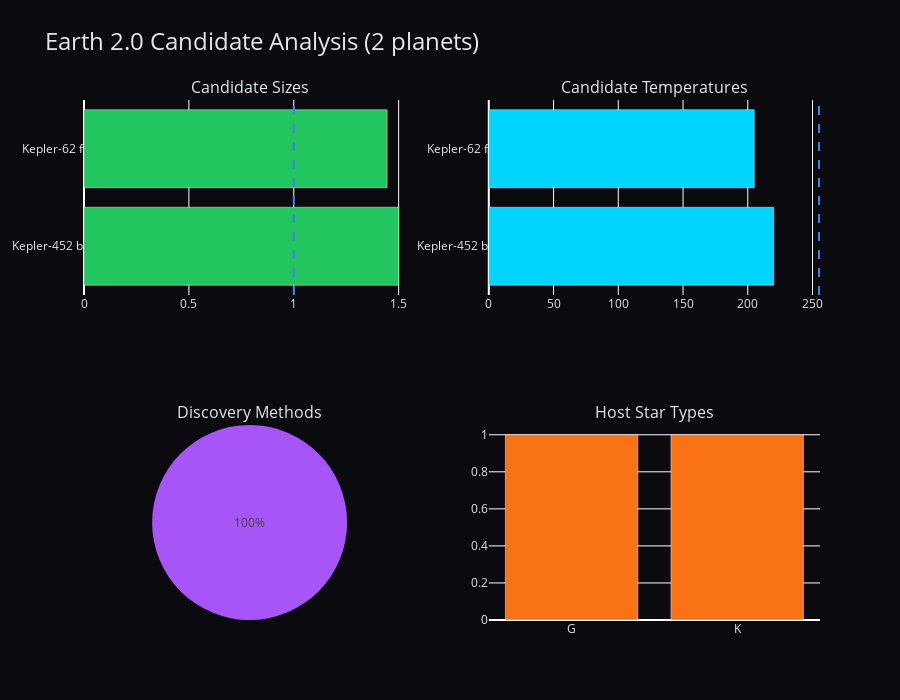

Notebook code cell kept with this figure:
### Code cell
# Visualization 5: Candidate profiles

candidates = earth_candidates[['pl_name', 'pl_rade', 'pl_eqt', 'st_spectype', 
                                   'sy_dist', 'disc_year', 'discoverymethod']].copy()

fig = make_subplots(rows=2, cols=2, 
                    specs=[[{"type": "bar"}, {"type": "bar"}],
                           [{"type": "pie"}, {"type": "bar"}]],
                    subplot_titles=("Candidate Sizes", "Candidate Temperatures",
                                   "Discovery Methods", "Host Star Types"))

# Sizes
fig.add_trace(go.Bar(y=candidates['pl_name'], x=candidates['pl_rade'], orientation='h',
                     marker_color=COLORS['goldilocks'], name='Radius'), row=1, col=1)
fig.add_vline(x=1.0, line_dash="dash", line_color=COLORS['earth_blue'], row=1, col=1)

# Temperatures
temp_data = candidates[candidates['pl_eqt'].notna()]
fig.add_trace(go.Bar(y=temp_data['pl_name'], x=temp_data['pl_eqt'], orientation='h',
                     marker_color=COLORS['accent_blue'], name='Temperature'), row=1, col=2)
fig.add_vline(x=255, line_dash="dash", line_color=COLORS['earth_blue'], row=1, col=2)

# Discovery methods
methods = candidates['discoverymethod'].value_counts()
fig.add_trace(go.Pie(labels=methods.index, values=methods.values,
                     marker_colors=[COLORS['accent_purple'], COLORS['accent_pink']]), row=2, col=1)

# Star types
stars = candidates['st_spectype'].apply(lambda x: str(x)[0] if pd.notna(x) else '?').value_counts()
fig.add_trace(go.Bar(x=stars.index, y=stars.values, 
                     marker_color=COLORS['accent_orange'], name='Star Type'), row=2, col=2)

fig.update_layout(
    title=dict(text=f"Earth 2.0 Candidate Analysis ({len(earth_candidates)} planets)", font=dict(size=24)),
    paper_bgcolor=COLORS['bg_dark'],
    plot_bgcolor=COLORS['bg_dark'],
    font=dict(color=COLORS['text_light']),
    height=700,
    showlegend=False
)
fig.show()

### Figure 1 — Plotly figure (JSON) as saved in the notebook; plotly's stock layout.template omitted (floating-point values rounded to 4 significant figures)
{"data": [{"marker": {"color": "#22c55e"}, "name": "Radius", "orientation": "h", "type": "bar", "x": [1.5, 1.445], "xaxis": "x", "y": ["Kepler-452 b", "Kepler-62 f"], "yaxis": "y"}, {"marker": {"color": "#00d4ff"}, "name": "Temperature", "orientation": "h", "type": "bar", "x": [220.0, 205.0], "xaxis": "x2", "y": ["Kepler-452 b", "Kepler-62 f"], "yaxis": "y2"}, {"domain": {"x": [0, 0.45], "y": [0, 0.375]}, "labels": ["Transit"], "marker": {"colors": ["#a855f7", "#ec4899"]}, "type": "pie", "values": [2]}, {"marker": {"color": "#f97316"}, "name": "Star Type", "type": "bar", "x": ["G", "K"], "xaxis": "x3", "y": [1, 1], "yaxis": "y3"}], "layout": {"annotations": [{"font": {"size": 16}, "showarrow": false, "text": "Candidate Sizes", "x": 0.225, "xanchor": "center", "xref": "paper", "y": 1, "yanchor": "bottom", "yref": "paper"}, {"font": {"size": 16}, "showarrow": false, "text": "Candidate Temperatures", "x": 0.775, "xanchor": "center", "xref": "paper", "y": 1, "yanchor": "bottom", "yref": "paper"}, {"font": {"size": 16}, "showarrow": false, "text": "Discovery Methods", "x": 0.225, "xanchor": "center", "xref": "paper", "y": 0.375, "yanchor": "bottom", "yref": "paper"}, {"font": {"size": 16}, "showarrow": false, "text": "Host Star Types", "x": 0.775, "xanchor": "center", "xref": "paper", "y": 0.375, "yanchor": "bottom", "yref": "paper"}], "font": {"color": "#e2e8f0"}, "height": 700, "paper_bgcolor": "#0a0a0f", "plot_bgcolor": "#0a0a0f", "shapes": [{"line": {"color": "#3b82f6", "dash": "dash"}, "type": "line", "x0": 1, "x1": 1, "xref": "x", "y0": 0, "y1": 1, "yref": "y domain"}, {"line": {"color": "#3b82f6", "dash": "dash"}, "type": "line", "x0": 255, "x1": 255, "xref": "x2", "y0": 0, "y1": 1, "yref": "y2 domain"}], "showlegend": false, "title": {"font": {"size": 24}, "text": "Earth 2.0 Candidate Analysis (2 planets)"}, "xaxis": {"anchor": "y", "domain": [0, 0.45]}, "xaxis2": {"anchor": "y2", "domain": [0.55, 1]}, "xaxis3": {"anchor": "y3", "domain": [0.55, 1]}, "yaxis": {"anchor": "x", "domain": [0.625, 1]}, "yaxis2": {"anchor": "x2", "domain": [0.625, 1]}, "yaxis3": {"anchor": "x3", "domain": [0, 0.375]}}}
